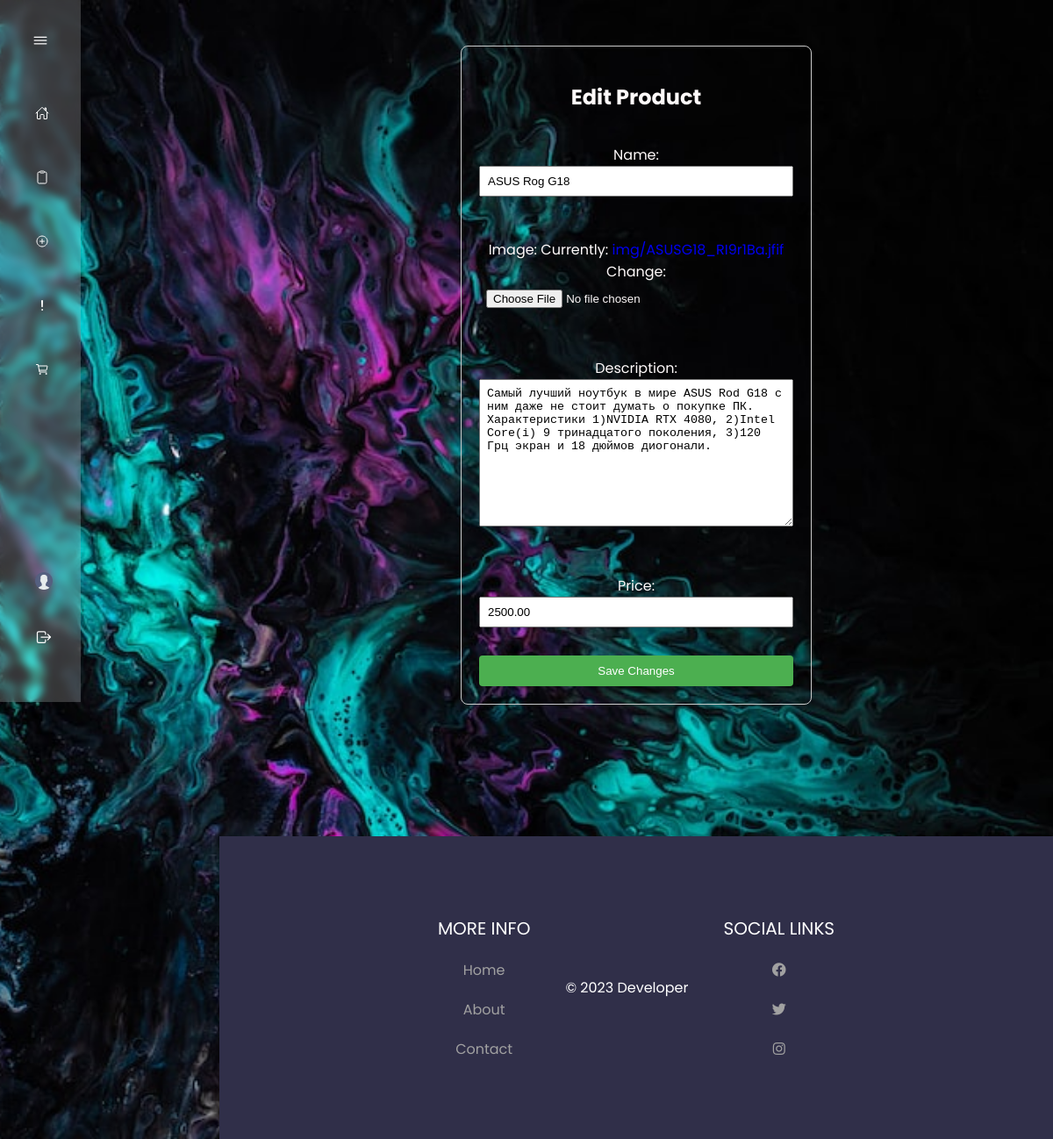
Page /product/1/edit (signed in) on the earlier database version.
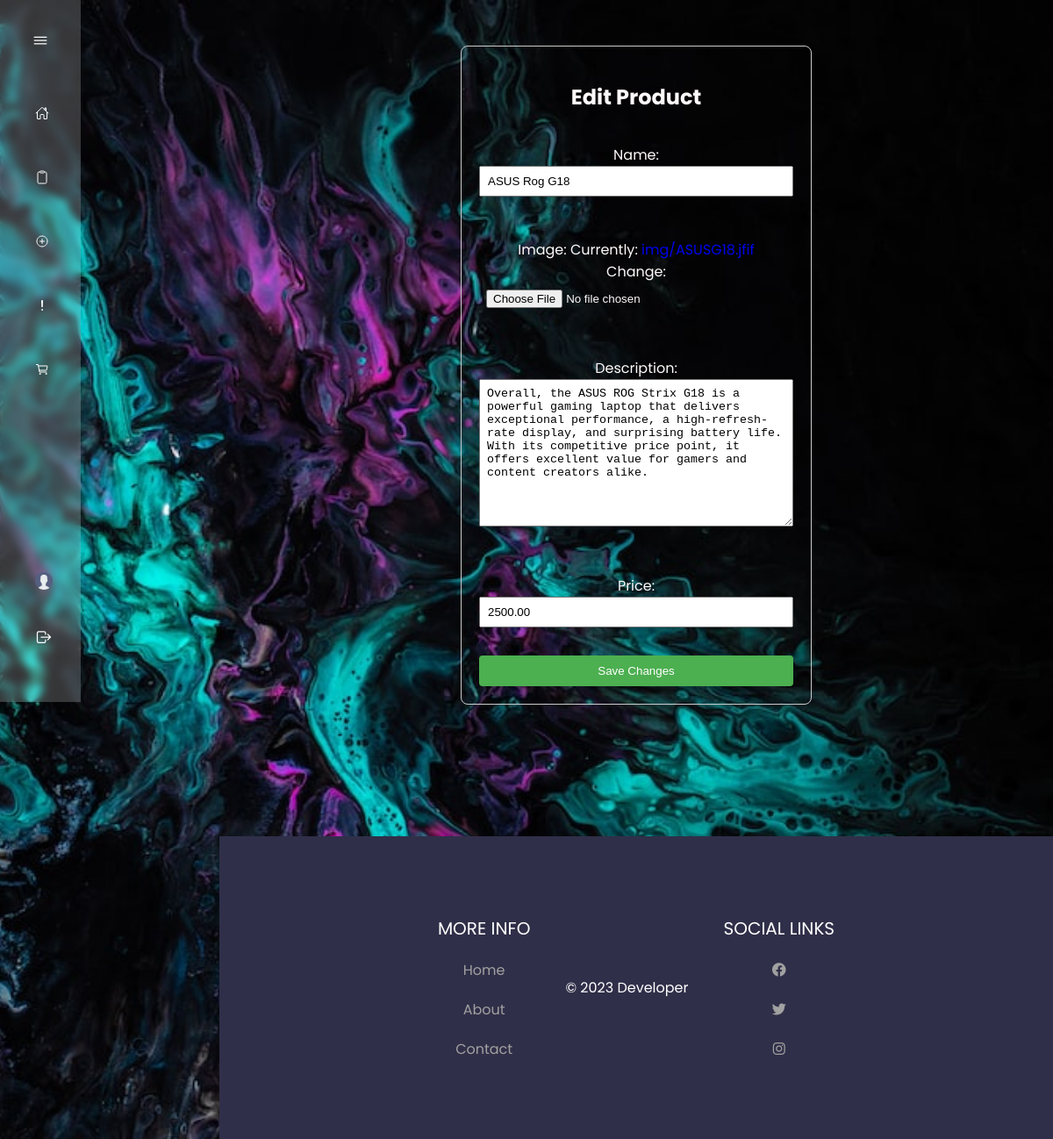
Same page on the later database version.
### Products/models.py (models this page shows, shortened)
class Product(models.Model):
    user = models.ForeignKey(User, on_delete=models.CASCADE, default=1)
    name = models.CharField(max_length=255)
    image = models.ImageField(upload_to='img/')
    description = models.TextField()
    price = models.DecimalField(max_digits=10, decimal_places=2, default=0.0)

### Products/views.py (the view)
# urls.py: path('<int:product_id>/edit', edit_product, name='edit_product'),
def edit_product(request, product_id):
    product = get_object_or_404(Product, id=product_id)
    profile = UserProfile.objects.all()
    user_status = {
        'username': request.user.username,
    }
    if request.user != product.user and not request.user.is_superuser and request.user.groups.first().name != 'Admin':
        return redirect('product')
    if request.method == 'POST':
        form = ProductForm(request.POST, request.FILES, instance=product)
        if form.is_valid():
            form.save()
            return redirect('product')
    else:
        form = ProductForm(instance=product)
    context = {
        'form': form,
        'product': product,
        'user_status': user_status
    }
    return render(request, 'products/edit_product.html', context)

### Products/forms.py
class ProductForm(forms.ModelForm):
    class Meta:
        model = Product
        fields = ['name', 'image', 'description', 'price']

### Products/templates/products/edit_product.html (shortened to what this page needs)
{% extends 'main/base.html' %}
{% block content %}
    <div class="create-product-container">
        <h2>Edit Product</h2>
        <form method="post" enctype="multipart/form-data"class="create-product-form">
            {{ form.as_p }}
            <button type="submit">Save Changes</button>
        </form>
    </div>
{% endblock content %}

Differences in the rows shown:
changed Product "ASUS Rog G18": description "Самый лучший ноутбук в мире ASUS Rod G18 с ним даже не стоит думать о покупке ПК. Характеристики 1)NVIDIA RTX 4080, 2)Intel Core(i) 9 тринадцатого поколения, 3)120 Грц экран и 18 дюймов диогонали." → "Overall, the ASUS ROG Strix G18 is a powerful gaming laptop that delivers exceptional performance, a high-refresh-rate display, and surprising battery life. With its competitive price point, it offers excellent value for gamers and content creators alike."
Other differences:
text no longer shown: "Name: Image: Currently: img/ASUSG18_RI9r1Ba.jfif Change: Description: Price:"
text now shown: "Name: Image: Currently: img/ASUSG18.jfif Change: Description: Price:"
